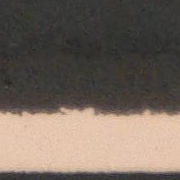
//> input picture OpenCV/PCB_Distance/Input/public1.jpg, 180 x 180 px
$ ./v2 ../Input/public1.jpg   (built with g++ and OpenCV 4)
//> lines starting //> are read from the running program, lines starting //| are printed output that depends on the picture; after the words box and inside, x2 and y2 are one past the last pixel; in counts of white or black regions, pixels touching at a corner belong together
#include<opencv2/opencv.hpp>
#include<iostream>
#include<string>
#include<vector>
#include<queue>
#include<cmath>
#include<iomanip>

using namespace std;
using namespace cv;
double deg(double x)
{
    return atan(x) * 180.0 / CV_PI;
}

void PreProcess(Mat& image, Mat& result);
double cal_len(Point2f p[], double slope[], Mat image);

int main(int argc, char* argv[])
{
    String image_path = argv[1];
    Mat img = imread(image_path);
//> img is the input picture: 180 rows x 180 cols, CV_8UC3; mean B, G, R 93.2, 102.6, 114.6
    Mat result = img.clone();
    cvtColor(img, img, COLOR_BGR2GRAY);
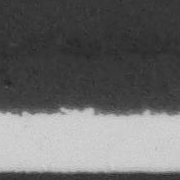
//> img: 180 rows x 180 cols, CV_8UC1; min 36, max 220, mean 105.2
    PreProcess(img, result);
}

void PreProcess(Mat& image, Mat& result)
{
    threshold(image, image, 128, 255, THRESH_BINARY);
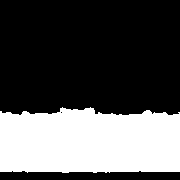
//> image: 180 rows x 180 cols, CV_8UC1; 33.1% white; 1 white region, box (x1, y1, x2, y2) and area: (0, 107, 180, 173) 10737
    GaussianBlur(image, image, Size(3, 3), 0, 1);
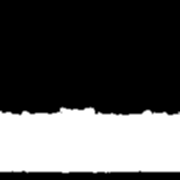
//> image: 180 rows x 180 cols, CV_8UC1; 2.73% of pixels changed, all inside (x1, y1, x2, y2) = (0, 106, 180, 174)
    Canny(image, image, 20, 10);
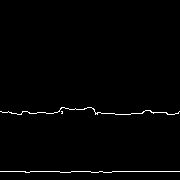
//> image: 180 rows x 180 cols, CV_8UC1; 1.2% white in thin lines or dots, all inside (x1, y1, x2, y2) = (0, 107, 180, 173)

    vector<Point> con[2];  // push contour
    for (int k = 0; k < image.cols; k++)
        for (int i = 0; i < image.rows; i++)
        {
            if (int(image.at<uchar>(i, k)) != 0)
            {
                con[0].push_back(Point(k, i));
                break;
            }
        }
//> after the loop, con = 2 items
    for (int k = 0; k < image.cols; k++)
        for (int i = image.rows - 1; i >= 0; i--)
        {
            if (int(image.at<uchar>(i, k)) != 0)
            {
                con[1].push_back(Point(k, i));
                break;
            }
        }

    Point2f data[2];
    double slope[2];
    for (int i = 0; i < 2; i++)
    {
        Vec4f fitline;
        fitLine(con[i], fitline, 2, 0, 1e-2, 1e-2);			   // contours fit line -> fitline ( vx , vy , x0, y0);
        double m = fitline[1] / fitline[0];
        Point2f pt1(0, m * (0 - fitline[2]) + fitline[3]);						   // 點斜式 (y2-y1)/(x2-x1) = m
        Point2f pt2(image.cols - 1, m * (image.cols - 1 - fitline[2]) + fitline[3]); // x = end point
        line(result, pt1, pt2, 255, 1);
        slope[i] = m;
        data[i] = pt1;
    }
//> this loop made 2 passes
//> (fitline, m, pt1, pt2) on passes 1 to 2: ([1, 0.00626, 89.5, 111.7], 0.00626, Point(0, 111.1), Point(179, 112.2)), ([1, -0.000791, 89.5, 171.2], -0.000791, Point(0, 171.3), Point(179, 171.1))
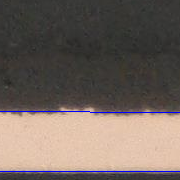
//> result: 180 rows x 180 cols, CV_8UC3; 1.11% of pixels changed, all inside (x1, y1, x2, y2) = (0, 111, 180, 172)
    cout << fixed << setprecision(4) << cal_len(data, slope, image); // 一條斜率m的線 取其與兩線交點 並算距離

}
double cal_len(Point2f p[], double slope[], Mat image)//POGCHAMP　哈　文盲
{
    double m = tan((90 - (deg(slope[0]) + deg(slope[1])) / 2) * CV_PI / 180);
//> m = 365.6
    double c0 = image.rows / 2 - m * image.cols / 2; // y = mx + c0 斜截式 主線
//> c0 = -32816.9
    double c[2] = { p[0].y - slope[0] * p[0].x, p[1].y - slope[1] * p[1].x };
//> c = [111.1, 171.3]
    Point2f pt[2];
    for (int i = 0; i < 2; i++)
    {
        double x = (c0 - c[i]) / (m - slope[i]); // (c-b)/(m-m2) = x
        double y = m * x + c0;				     // y = mx + b
        pt[i] = Point2f(x, y);
    }
//> this loop made 2 passes
//> (x, y) on passes 1 to 2: (-90.06, -65745.5), (-90.22, -65805)
//| 59.5002
    return sqrt((pt[1].x - pt[0].x) * (pt[1].x - pt[0].x) + (pt[1].y - pt[0].y) * (pt[1].y - pt[0].y));

}

$ run again, on OpenCV/PCB_Distance/Input/public2.jpg
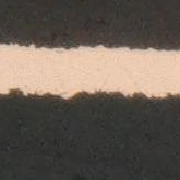
//> input picture OpenCV/PCB_Distance/Input/public2.jpg, 180 x 180 px
//> img is the input picture: 180 rows x 180 cols, CV_8UC3; mean B, G, R 84.2, 93.4, 103.6
//> img: 180 rows x 180 cols, CV_8UC1
//> in PreProcess, `Canny(image, image, 20, 10);`:
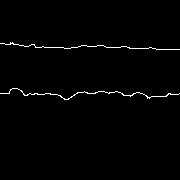
//> image: 180 rows x 180 cols, CV_8UC1; 1.2% white in thin lines or dots, all inside (x1, y1, x2, y2) = (0, 42, 180, 100)
//> after the loop in PreProcess, `for (int k = 0; k < image.cols; k++)`: con = 2 items
//> the loop in PreProcess, `for (int i = 0; i < 2; i++)` made 2 passes
//> (fitline, m, pt1, pt2) on passes 1 to 2: ([1, 0.0248, 89.5, 46.61], 0.0248, Point(0, 44.38), Point(179, 48.83)), ([1, 0.0134, 89.5, 93.62], 0.0134, Point(0, 92.42), Point(179, 94.82))
//> after the loop in PreProcess, `for (int i = 0; i < 2; i++)`:
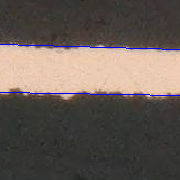
//> result: 180 rows x 180 cols, CV_8UC3; 1.11% of pixels changed, all inside (x1, y1, x2, y2) = (0, 44, 180, 96)
//> in cal_len, `double m = tan((90 - (deg(slope[0]) + deg(slope[1])) / 2) * CV_PI / 18..`: m = 52.33
//> c0 = -4619.4
//> c = [44.38, 92.42]
//> the loop in cal_len, `for (int i = 0; i < 2; i++)` made 2 passes
//> (x, y) on passes 1 to 2: (-89.17, -9285.4), (-90.07, -9332.4)
//| 47.0359

$ run again, on OpenCV/PCB_Distance/Input/public3.jpg
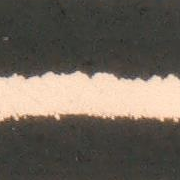
//> input picture OpenCV/PCB_Distance/Input/public3.jpg, 180 x 180 px
//> img is the input picture: 180 rows x 180 cols, CV_8UC3; mean B, G, R 88.4, 98.6, 107.2
//> img: 180 rows x 180 cols, CV_8UC1
//> in PreProcess, `Canny(image, image, 20, 10);`:
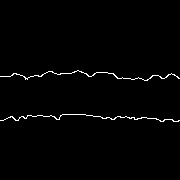
//> image: 180 rows x 180 cols, CV_8UC1; 1.3% white in thin lines or dots, all inside (x1, y1, x2, y2) = (0, 70, 180, 122)
//> after the loop in PreProcess, `for (int k = 0; k < image.cols; k++)`: con = 2 items
//> the loop in PreProcess, `for (int i = 0; i < 2; i++)` made 2 passes
//> (fitline, m, pt1, pt2) on passes 1 to 2: ([1, 0.0148, 89.5, 74.87], 0.0148, Point(0, 73.54), Point(179, 76.19)), ([1, 0.0148, 89.5, 117.1], 0.0148, Point(0, 115.7), Point(179, 118.4))
//> after the loop in PreProcess, `for (int i = 0; i < 2; i++)`:
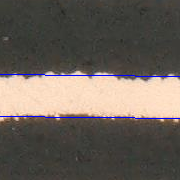
//> result: 180 rows x 180 cols, CV_8UC3; 1.11% of pixels changed, all inside (x1, y1, x2, y2) = (0, 74, 180, 119)
//> in cal_len, `double m = tan((90 - (deg(slope[0]) + deg(slope[1])) / 2) * CV_PI / 18..`: m = 67.5
//> c0 = -5985.4
//> c = [73.54, 115.7]
//> the loop in cal_len, `for (int i = 0; i < 2; i++)` made 2 passes
//> (x, y) on passes 1 to 2: (-89.78, -12045.7), (-90.4, -12088)
//| 42.2195

$ run again, on OpenCV/PCB_Distance/Input/public4.jpg
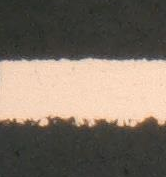
//> input picture OpenCV/PCB_Distance/Input/public4.jpg, 166 x 177 px
//> img is the input picture: 177 rows x 166 cols, CV_8UC3; mean B, G, R 99.4, 111.5, 123.1
//> img: 177 rows x 166 cols, CV_8UC1
//> in PreProcess, `Canny(image, image, 20, 10);`:
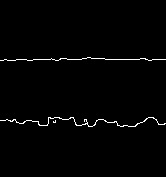
//> image: 177 rows x 166 cols, CV_8UC1; 1.4% white in thin lines or dots, all inside (x1, y1, x2, y2) = (0, 57, 166, 127)
//> after the loop in PreProcess, `for (int k = 0; k < image.cols; k++)`: con = 2 items
//> the loop in PreProcess, `for (int i = 0; i < 2; i++)` made 2 passes
//> (fitline, m, pt1, pt2) on passes 1 to 2: ([1, -0.00414, 82.5, 58.92], -0.00414, Point(0, 59.26), Point(165, 58.57)), ([1, 0.0123, 82.5, 121.8], 0.0123, Point(0, 120.8), Point(165, 122.8))
//> after the loop in PreProcess, `for (int i = 0; i < 2; i++)`:
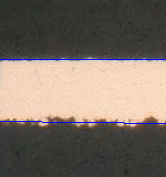
//> result: 177 rows x 166 cols, CV_8UC3; 1.13% of pixels changed, all inside (x1, y1, x2, y2) = (0, 59, 166, 124)
//> in cal_len, `double m = tan((90 - (deg(slope[0]) + deg(slope[1])) / 2) * CV_PI / 18..`: m = 243.9
//> c0 = -20158.6
//> c = [59.26, 120.8]
//> the loop in cal_len, `for (int i = 0; i < 2; i++)` made 2 passes
//> (x, y) on passes 1 to 2: (-82.88, -40376.1), (-83.14, -40439.1)
//| 62.9224
